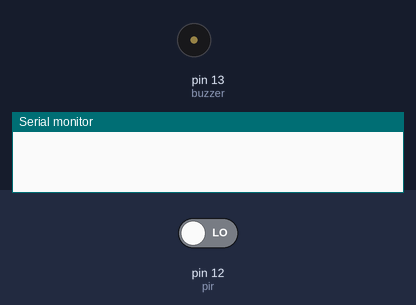
A sketch run on a simulated Arduino Uno, built with avr-gcc and run on an emulated ATmega328P. Parts: buzzer (waves = sounding, pin HIGH), the last lines printed to the serial monitor. The test bench sets the inputs (shaded band); at power-on: pin 12 (pir) LOW.

Above: at 1.2 s.
1.3 s: pin 12 (pir) driven HIGH
At 1.8 s:
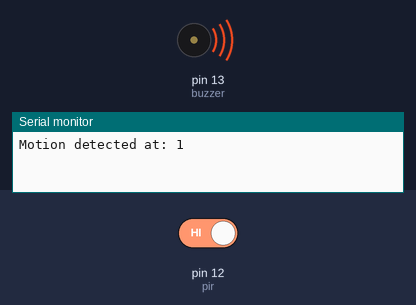
2.8 s: pin 12 (pir) driven LOW
At 4.5 s:
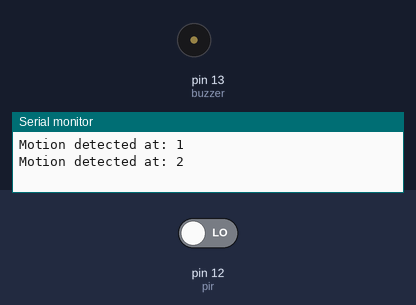
Timing chart, 0 to 6.0 s (numbered marks = the images above; inputs shaded):
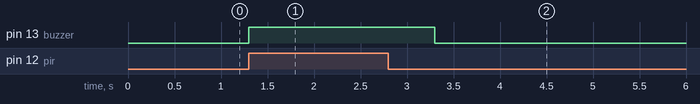

The sketch:

Motion_activated.ino
```cpp
// Define pins
const int pir = 12;     // PIR sensor output pin
const int buzzer = 13;  // Buzzer pin

void setup() {
  pinMode(pir, INPUT);      // Set PIR sensor as input
  pinMode(buzzer, OUTPUT);  // Set buzzer as output

  Serial.begin(9600);          // Initialize Serial Monitor
}

void loop() {
  int motionState = digitalRead(pir);  // Read PIR sensor state

  if (motionState == HIGH) {              // If motion is detected
    digitalWrite(buzzer, HIGH);        // Turn on the buzzer
    Serial.print("Motion detected at: ");
    Serial.println(millis() / 1000);      // Log timestamp in seconds since start
    delay(1000);                          // Buzzer delay for 1 second
  } else {
    digitalWrite(buzzer, LOW);         // Turn off the buzzer if no motion
  }
}
```

Measured:
- after the input at 1.3 s, pin 13 (buzzer): LOW → HIGH at once
- after the input at 2.8 s, pin 13 (buzzer): HIGH → LOW after 0.50 s
